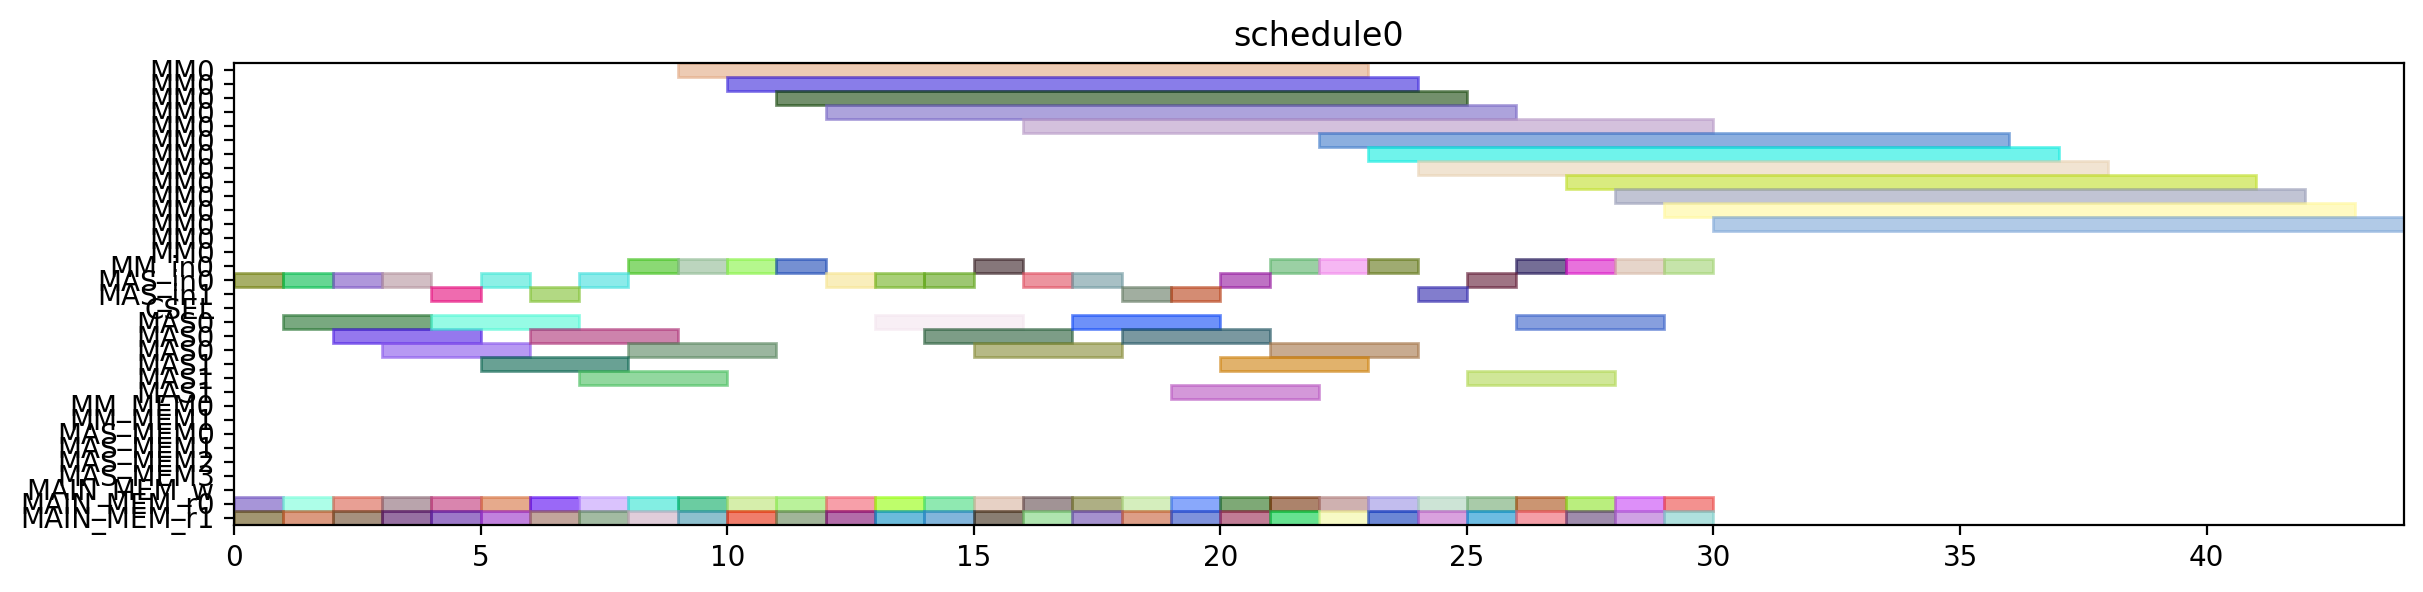

Recreate this plot in Python.
from pyschedule import Scenario, solvers, plotters, alt


def solve():
	horizon = 120
	S = Scenario("schedule0", horizon=horizon)

	# resource
	MM = S.Resources('MM', num=1, size=14)
	MM_in = S.Resources('MM_in', num=1)
	MAS_in = S.Resources('MAS_in', num=2)
	CSEL = S.Resource('CSEL')
	MAS = S.Resources('MAS', num=2, size=3, periods=range(1, horizon))
	MM_MEM = S.Resources('MM_MEM', num=2)
	MAS_MEM = S.Resources('MAS_MEM', num=4)
	MAIN_MEM_w = S.Resource('MAIN_MEM_w', size=1)
	MAIN_MEM_r = S.Resources('MAIN_MEM_r', num=2)

	# result of previous scheduling

	# new tasks
	c_t0_t0_t0 = S.Task('c_t0_t0_t0', length=14, delay_cost=1)
	c_t0_t0_t0 += alt(MM)
	c_t0_t0_t0_in = S.Task('c_t0_t0_t0_in', length=1, delay_cost=1)
	c_t0_t0_t0_in += alt(MM_in)
	S += c_t0_t0_t0_in*MM_in[0]<=c_t0_t0_t0*MM[0]
	c_t0_t0_t0_mem0 = S.Task('c_t0_t0_t0_mem0', length=1, delay_cost=1)
	c_t0_t0_t0_mem0 += MAIN_MEM_r[0]
	S += c_t0_t0_t0_mem0 <= c_t0_t0_t0

	c_t0_t0_t0_mem1 = S.Task('c_t0_t0_t0_mem1', length=1, delay_cost=1)
	c_t0_t0_t0_mem1 += MAIN_MEM_r[1]
	S += c_t0_t0_t0_mem1 <= c_t0_t0_t0

	c_t0_t0_t1 = S.Task('c_t0_t0_t1', length=14, delay_cost=1)
	c_t0_t0_t1 += alt(MM)
	c_t0_t0_t1_in = S.Task('c_t0_t0_t1_in', length=1, delay_cost=1)
	c_t0_t0_t1_in += alt(MM_in)
	S += c_t0_t0_t1_in*MM_in[0]<=c_t0_t0_t1*MM[0]
	c_t0_t0_t1_mem0 = S.Task('c_t0_t0_t1_mem0', length=1, delay_cost=1)
	c_t0_t0_t1_mem0 += MAIN_MEM_r[0]
	S += c_t0_t0_t1_mem0 <= c_t0_t0_t1

	c_t0_t0_t1_mem1 = S.Task('c_t0_t0_t1_mem1', length=1, delay_cost=1)
	c_t0_t0_t1_mem1 += MAIN_MEM_r[1]
	S += c_t0_t0_t1_mem1 <= c_t0_t0_t1

	c_t0_t0_t2 = S.Task('c_t0_t0_t2', length=3, delay_cost=1)
	c_t0_t0_t2 += alt(MAS)
	c_t0_t0_t2_in = S.Task('c_t0_t0_t2_in', length=1, delay_cost=1)
	c_t0_t0_t2_in += alt(MAS_in)
	S += c_t0_t0_t2_in*MAS_in[0]<=c_t0_t0_t2*MAS[0]

	S += c_t0_t0_t2_in*MAS_in[1]<=c_t0_t0_t2*MAS[1]

	c_t0_t0_t2_mem0 = S.Task('c_t0_t0_t2_mem0', length=1, delay_cost=1)
	c_t0_t0_t2_mem0 += MAIN_MEM_r[0]
	S += c_t0_t0_t2_mem0 <= c_t0_t0_t2

	c_t0_t0_t2_mem1 = S.Task('c_t0_t0_t2_mem1', length=1, delay_cost=1)
	c_t0_t0_t2_mem1 += MAIN_MEM_r[1]
	S += c_t0_t0_t2_mem1 <= c_t0_t0_t2

	c_t0_t0_t3 = S.Task('c_t0_t0_t3', length=3, delay_cost=1)
	c_t0_t0_t3 += alt(MAS)
	c_t0_t0_t3_in = S.Task('c_t0_t0_t3_in', length=1, delay_cost=1)
	c_t0_t0_t3_in += alt(MAS_in)
	S += c_t0_t0_t3_in*MAS_in[0]<=c_t0_t0_t3*MAS[0]

	S += c_t0_t0_t3_in*MAS_in[1]<=c_t0_t0_t3*MAS[1]

	c_t0_t0_t3_mem0 = S.Task('c_t0_t0_t3_mem0', length=1, delay_cost=1)
	c_t0_t0_t3_mem0 += MAIN_MEM_r[0]
	S += c_t0_t0_t3_mem0 <= c_t0_t0_t3

	c_t0_t0_t3_mem1 = S.Task('c_t0_t0_t3_mem1', length=1, delay_cost=1)
	c_t0_t0_t3_mem1 += MAIN_MEM_r[1]
	S += c_t0_t0_t3_mem1 <= c_t0_t0_t3

	c_t0_t1_t0 = S.Task('c_t0_t1_t0', length=14, delay_cost=1)
	c_t0_t1_t0 += alt(MM)
	c_t0_t1_t0_in = S.Task('c_t0_t1_t0_in', length=1, delay_cost=1)
	c_t0_t1_t0_in += alt(MM_in)
	S += c_t0_t1_t0_in*MM_in[0]<=c_t0_t1_t0*MM[0]
	c_t0_t1_t0_mem0 = S.Task('c_t0_t1_t0_mem0', length=1, delay_cost=1)
	c_t0_t1_t0_mem0 += MAIN_MEM_r[0]
	S += c_t0_t1_t0_mem0 <= c_t0_t1_t0

	c_t0_t1_t0_mem1 = S.Task('c_t0_t1_t0_mem1', length=1, delay_cost=1)
	c_t0_t1_t0_mem1 += MAIN_MEM_r[1]
	S += c_t0_t1_t0_mem1 <= c_t0_t1_t0

	c_t0_t1_t1 = S.Task('c_t0_t1_t1', length=14, delay_cost=1)
	c_t0_t1_t1 += alt(MM)
	c_t0_t1_t1_in = S.Task('c_t0_t1_t1_in', length=1, delay_cost=1)
	c_t0_t1_t1_in += alt(MM_in)
	S += c_t0_t1_t1_in*MM_in[0]<=c_t0_t1_t1*MM[0]
	c_t0_t1_t1_mem0 = S.Task('c_t0_t1_t1_mem0', length=1, delay_cost=1)
	c_t0_t1_t1_mem0 += MAIN_MEM_r[0]
	S += c_t0_t1_t1_mem0 <= c_t0_t1_t1

	c_t0_t1_t1_mem1 = S.Task('c_t0_t1_t1_mem1', length=1, delay_cost=1)
	c_t0_t1_t1_mem1 += MAIN_MEM_r[1]
	S += c_t0_t1_t1_mem1 <= c_t0_t1_t1

	c_t0_t1_t2 = S.Task('c_t0_t1_t2', length=3, delay_cost=1)
	c_t0_t1_t2 += alt(MAS)
	c_t0_t1_t2_in = S.Task('c_t0_t1_t2_in', length=1, delay_cost=1)
	c_t0_t1_t2_in += alt(MAS_in)
	S += c_t0_t1_t2_in*MAS_in[0]<=c_t0_t1_t2*MAS[0]

	S += c_t0_t1_t2_in*MAS_in[1]<=c_t0_t1_t2*MAS[1]

	c_t0_t1_t2_mem0 = S.Task('c_t0_t1_t2_mem0', length=1, delay_cost=1)
	c_t0_t1_t2_mem0 += MAIN_MEM_r[0]
	S += c_t0_t1_t2_mem0 <= c_t0_t1_t2

	c_t0_t1_t2_mem1 = S.Task('c_t0_t1_t2_mem1', length=1, delay_cost=1)
	c_t0_t1_t2_mem1 += MAIN_MEM_r[1]
	S += c_t0_t1_t2_mem1 <= c_t0_t1_t2

	c_t0_t1_t3 = S.Task('c_t0_t1_t3', length=3, delay_cost=1)
	c_t0_t1_t3 += alt(MAS)
	c_t0_t1_t3_in = S.Task('c_t0_t1_t3_in', length=1, delay_cost=1)
	c_t0_t1_t3_in += alt(MAS_in)
	S += c_t0_t1_t3_in*MAS_in[0]<=c_t0_t1_t3*MAS[0]

	S += c_t0_t1_t3_in*MAS_in[1]<=c_t0_t1_t3*MAS[1]

	c_t0_t1_t3_mem0 = S.Task('c_t0_t1_t3_mem0', length=1, delay_cost=1)
	c_t0_t1_t3_mem0 += MAIN_MEM_r[0]
	S += c_t0_t1_t3_mem0 <= c_t0_t1_t3

	c_t0_t1_t3_mem1 = S.Task('c_t0_t1_t3_mem1', length=1, delay_cost=1)
	c_t0_t1_t3_mem1 += MAIN_MEM_r[1]
	S += c_t0_t1_t3_mem1 <= c_t0_t1_t3

	c_t0_t20 = S.Task('c_t0_t20', length=3, delay_cost=1)
	c_t0_t20 += alt(MAS)
	c_t0_t20_in = S.Task('c_t0_t20_in', length=1, delay_cost=1)
	c_t0_t20_in += alt(MAS_in)
	S += c_t0_t20_in*MAS_in[0]<=c_t0_t20*MAS[0]

	S += c_t0_t20_in*MAS_in[1]<=c_t0_t20*MAS[1]

	c_t0_t20_mem0 = S.Task('c_t0_t20_mem0', length=1, delay_cost=1)
	c_t0_t20_mem0 += MAIN_MEM_r[0]
	S += c_t0_t20_mem0 <= c_t0_t20

	c_t0_t20_mem1 = S.Task('c_t0_t20_mem1', length=1, delay_cost=1)
	c_t0_t20_mem1 += MAIN_MEM_r[1]
	S += c_t0_t20_mem1 <= c_t0_t20

	c_t0_t21 = S.Task('c_t0_t21', length=3, delay_cost=1)
	c_t0_t21 += alt(MAS)
	c_t0_t21_in = S.Task('c_t0_t21_in', length=1, delay_cost=1)
	c_t0_t21_in += alt(MAS_in)
	S += c_t0_t21_in*MAS_in[0]<=c_t0_t21*MAS[0]

	S += c_t0_t21_in*MAS_in[1]<=c_t0_t21*MAS[1]

	c_t0_t21_mem0 = S.Task('c_t0_t21_mem0', length=1, delay_cost=1)
	c_t0_t21_mem0 += MAIN_MEM_r[0]
	S += c_t0_t21_mem0 <= c_t0_t21

	c_t0_t21_mem1 = S.Task('c_t0_t21_mem1', length=1, delay_cost=1)
	c_t0_t21_mem1 += MAIN_MEM_r[1]
	S += c_t0_t21_mem1 <= c_t0_t21

	c_t0_t30 = S.Task('c_t0_t30', length=3, delay_cost=1)
	c_t0_t30 += alt(MAS)
	c_t0_t30_in = S.Task('c_t0_t30_in', length=1, delay_cost=1)
	c_t0_t30_in += alt(MAS_in)
	S += c_t0_t30_in*MAS_in[0]<=c_t0_t30*MAS[0]

	S += c_t0_t30_in*MAS_in[1]<=c_t0_t30*MAS[1]

	c_t0_t30_mem0 = S.Task('c_t0_t30_mem0', length=1, delay_cost=1)
	c_t0_t30_mem0 += MAIN_MEM_r[0]
	S += c_t0_t30_mem0 <= c_t0_t30

	c_t0_t30_mem1 = S.Task('c_t0_t30_mem1', length=1, delay_cost=1)
	c_t0_t30_mem1 += MAIN_MEM_r[1]
	S += c_t0_t30_mem1 <= c_t0_t30

	c_t0_t31 = S.Task('c_t0_t31', length=3, delay_cost=1)
	c_t0_t31 += alt(MAS)
	c_t0_t31_in = S.Task('c_t0_t31_in', length=1, delay_cost=1)
	c_t0_t31_in += alt(MAS_in)
	S += c_t0_t31_in*MAS_in[0]<=c_t0_t31*MAS[0]

	S += c_t0_t31_in*MAS_in[1]<=c_t0_t31*MAS[1]

	c_t0_t31_mem0 = S.Task('c_t0_t31_mem0', length=1, delay_cost=1)
	c_t0_t31_mem0 += MAIN_MEM_r[0]
	S += c_t0_t31_mem0 <= c_t0_t31

	c_t0_t31_mem1 = S.Task('c_t0_t31_mem1', length=1, delay_cost=1)
	c_t0_t31_mem1 += MAIN_MEM_r[1]
	S += c_t0_t31_mem1 <= c_t0_t31

	c_t1_t0_t0 = S.Task('c_t1_t0_t0', length=14, delay_cost=1)
	c_t1_t0_t0 += alt(MM)
	c_t1_t0_t0_in = S.Task('c_t1_t0_t0_in', length=1, delay_cost=1)
	c_t1_t0_t0_in += alt(MM_in)
	S += c_t1_t0_t0_in*MM_in[0]<=c_t1_t0_t0*MM[0]
	c_t1_t0_t0_mem0 = S.Task('c_t1_t0_t0_mem0', length=1, delay_cost=1)
	c_t1_t0_t0_mem0 += MAIN_MEM_r[0]
	S += c_t1_t0_t0_mem0 <= c_t1_t0_t0

	c_t1_t0_t0_mem1 = S.Task('c_t1_t0_t0_mem1', length=1, delay_cost=1)
	c_t1_t0_t0_mem1 += MAIN_MEM_r[1]
	S += c_t1_t0_t0_mem1 <= c_t1_t0_t0

	c_t1_t0_t1 = S.Task('c_t1_t0_t1', length=14, delay_cost=1)
	c_t1_t0_t1 += alt(MM)
	c_t1_t0_t1_in = S.Task('c_t1_t0_t1_in', length=1, delay_cost=1)
	c_t1_t0_t1_in += alt(MM_in)
	S += c_t1_t0_t1_in*MM_in[0]<=c_t1_t0_t1*MM[0]
	c_t1_t0_t1_mem0 = S.Task('c_t1_t0_t1_mem0', length=1, delay_cost=1)
	c_t1_t0_t1_mem0 += MAIN_MEM_r[0]
	S += c_t1_t0_t1_mem0 <= c_t1_t0_t1

	c_t1_t0_t1_mem1 = S.Task('c_t1_t0_t1_mem1', length=1, delay_cost=1)
	c_t1_t0_t1_mem1 += MAIN_MEM_r[1]
	S += c_t1_t0_t1_mem1 <= c_t1_t0_t1

	c_t1_t0_t2 = S.Task('c_t1_t0_t2', length=3, delay_cost=1)
	c_t1_t0_t2 += alt(MAS)
	c_t1_t0_t2_in = S.Task('c_t1_t0_t2_in', length=1, delay_cost=1)
	c_t1_t0_t2_in += alt(MAS_in)
	S += c_t1_t0_t2_in*MAS_in[0]<=c_t1_t0_t2*MAS[0]

	S += c_t1_t0_t2_in*MAS_in[1]<=c_t1_t0_t2*MAS[1]

	c_t1_t0_t2_mem0 = S.Task('c_t1_t0_t2_mem0', length=1, delay_cost=1)
	c_t1_t0_t2_mem0 += MAIN_MEM_r[0]
	S += c_t1_t0_t2_mem0 <= c_t1_t0_t2

	c_t1_t0_t2_mem1 = S.Task('c_t1_t0_t2_mem1', length=1, delay_cost=1)
	c_t1_t0_t2_mem1 += MAIN_MEM_r[1]
	S += c_t1_t0_t2_mem1 <= c_t1_t0_t2

	c_t1_t0_t3 = S.Task('c_t1_t0_t3', length=3, delay_cost=1)
	c_t1_t0_t3 += alt(MAS)
	c_t1_t0_t3_in = S.Task('c_t1_t0_t3_in', length=1, delay_cost=1)
	c_t1_t0_t3_in += alt(MAS_in)
	S += c_t1_t0_t3_in*MAS_in[0]<=c_t1_t0_t3*MAS[0]

	S += c_t1_t0_t3_in*MAS_in[1]<=c_t1_t0_t3*MAS[1]

	c_t1_t0_t3_mem0 = S.Task('c_t1_t0_t3_mem0', length=1, delay_cost=1)
	c_t1_t0_t3_mem0 += MAIN_MEM_r[0]
	S += c_t1_t0_t3_mem0 <= c_t1_t0_t3

	c_t1_t0_t3_mem1 = S.Task('c_t1_t0_t3_mem1', length=1, delay_cost=1)
	c_t1_t0_t3_mem1 += MAIN_MEM_r[1]
	S += c_t1_t0_t3_mem1 <= c_t1_t0_t3

	c_t1_t1_t0 = S.Task('c_t1_t1_t0', length=14, delay_cost=1)
	c_t1_t1_t0 += alt(MM)
	c_t1_t1_t0_in = S.Task('c_t1_t1_t0_in', length=1, delay_cost=1)
	c_t1_t1_t0_in += alt(MM_in)
	S += c_t1_t1_t0_in*MM_in[0]<=c_t1_t1_t0*MM[0]
	c_t1_t1_t0_mem0 = S.Task('c_t1_t1_t0_mem0', length=1, delay_cost=1)
	c_t1_t1_t0_mem0 += MAIN_MEM_r[0]
	S += c_t1_t1_t0_mem0 <= c_t1_t1_t0

	c_t1_t1_t0_mem1 = S.Task('c_t1_t1_t0_mem1', length=1, delay_cost=1)
	c_t1_t1_t0_mem1 += MAIN_MEM_r[1]
	S += c_t1_t1_t0_mem1 <= c_t1_t1_t0

	c_t1_t1_t1 = S.Task('c_t1_t1_t1', length=14, delay_cost=1)
	c_t1_t1_t1 += alt(MM)
	c_t1_t1_t1_in = S.Task('c_t1_t1_t1_in', length=1, delay_cost=1)
	c_t1_t1_t1_in += alt(MM_in)
	S += c_t1_t1_t1_in*MM_in[0]<=c_t1_t1_t1*MM[0]
	c_t1_t1_t1_mem0 = S.Task('c_t1_t1_t1_mem0', length=1, delay_cost=1)
	c_t1_t1_t1_mem0 += MAIN_MEM_r[0]
	S += c_t1_t1_t1_mem0 <= c_t1_t1_t1

	c_t1_t1_t1_mem1 = S.Task('c_t1_t1_t1_mem1', length=1, delay_cost=1)
	c_t1_t1_t1_mem1 += MAIN_MEM_r[1]
	S += c_t1_t1_t1_mem1 <= c_t1_t1_t1

	c_t1_t1_t2 = S.Task('c_t1_t1_t2', length=3, delay_cost=1)
	c_t1_t1_t2 += alt(MAS)
	c_t1_t1_t2_in = S.Task('c_t1_t1_t2_in', length=1, delay_cost=1)
	c_t1_t1_t2_in += alt(MAS_in)
	S += c_t1_t1_t2_in*MAS_in[0]<=c_t1_t1_t2*MAS[0]

	S += c_t1_t1_t2_in*MAS_in[1]<=c_t1_t1_t2*MAS[1]

	c_t1_t1_t2_mem0 = S.Task('c_t1_t1_t2_mem0', length=1, delay_cost=1)
	c_t1_t1_t2_mem0 += MAIN_MEM_r[0]
	S += c_t1_t1_t2_mem0 <= c_t1_t1_t2

	c_t1_t1_t2_mem1 = S.Task('c_t1_t1_t2_mem1', length=1, delay_cost=1)
	c_t1_t1_t2_mem1 += MAIN_MEM_r[1]
	S += c_t1_t1_t2_mem1 <= c_t1_t1_t2

	c_t1_t1_t3 = S.Task('c_t1_t1_t3', length=3, delay_cost=1)
	c_t1_t1_t3 += alt(MAS)
	c_t1_t1_t3_in = S.Task('c_t1_t1_t3_in', length=1, delay_cost=1)
	c_t1_t1_t3_in += alt(MAS_in)
	S += c_t1_t1_t3_in*MAS_in[0]<=c_t1_t1_t3*MAS[0]

	S += c_t1_t1_t3_in*MAS_in[1]<=c_t1_t1_t3*MAS[1]

	c_t1_t1_t3_mem0 = S.Task('c_t1_t1_t3_mem0', length=1, delay_cost=1)
	c_t1_t1_t3_mem0 += MAIN_MEM_r[0]
	S += c_t1_t1_t3_mem0 <= c_t1_t1_t3

	c_t1_t1_t3_mem1 = S.Task('c_t1_t1_t3_mem1', length=1, delay_cost=1)
	c_t1_t1_t3_mem1 += MAIN_MEM_r[1]
	S += c_t1_t1_t3_mem1 <= c_t1_t1_t3

	c_t1_t20 = S.Task('c_t1_t20', length=3, delay_cost=1)
	c_t1_t20 += alt(MAS)
	c_t1_t20_in = S.Task('c_t1_t20_in', length=1, delay_cost=1)
	c_t1_t20_in += alt(MAS_in)
	S += c_t1_t20_in*MAS_in[0]<=c_t1_t20*MAS[0]

	S += c_t1_t20_in*MAS_in[1]<=c_t1_t20*MAS[1]

	c_t1_t20_mem0 = S.Task('c_t1_t20_mem0', length=1, delay_cost=1)
	c_t1_t20_mem0 += MAIN_MEM_r[0]
	S += c_t1_t20_mem0 <= c_t1_t20

	c_t1_t20_mem1 = S.Task('c_t1_t20_mem1', length=1, delay_cost=1)
	c_t1_t20_mem1 += MAIN_MEM_r[1]
	S += c_t1_t20_mem1 <= c_t1_t20

	c_t1_t21 = S.Task('c_t1_t21', length=3, delay_cost=1)
	c_t1_t21 += alt(MAS)
	c_t1_t21_in = S.Task('c_t1_t21_in', length=1, delay_cost=1)
	c_t1_t21_in += alt(MAS_in)
	S += c_t1_t21_in*MAS_in[0]<=c_t1_t21*MAS[0]

	S += c_t1_t21_in*MAS_in[1]<=c_t1_t21*MAS[1]

	c_t1_t21_mem0 = S.Task('c_t1_t21_mem0', length=1, delay_cost=1)
	c_t1_t21_mem0 += MAIN_MEM_r[0]
	S += c_t1_t21_mem0 <= c_t1_t21

	c_t1_t21_mem1 = S.Task('c_t1_t21_mem1', length=1, delay_cost=1)
	c_t1_t21_mem1 += MAIN_MEM_r[1]
	S += c_t1_t21_mem1 <= c_t1_t21

	c_t1_t30 = S.Task('c_t1_t30', length=3, delay_cost=1)
	c_t1_t30 += alt(MAS)
	c_t1_t30_in = S.Task('c_t1_t30_in', length=1, delay_cost=1)
	c_t1_t30_in += alt(MAS_in)
	S += c_t1_t30_in*MAS_in[0]<=c_t1_t30*MAS[0]

	S += c_t1_t30_in*MAS_in[1]<=c_t1_t30*MAS[1]

	c_t1_t30_mem0 = S.Task('c_t1_t30_mem0', length=1, delay_cost=1)
	c_t1_t30_mem0 += MAIN_MEM_r[0]
	S += c_t1_t30_mem0 <= c_t1_t30

	c_t1_t30_mem1 = S.Task('c_t1_t30_mem1', length=1, delay_cost=1)
	c_t1_t30_mem1 += MAIN_MEM_r[1]
	S += c_t1_t30_mem1 <= c_t1_t30

	c_t1_t31 = S.Task('c_t1_t31', length=3, delay_cost=1)
	c_t1_t31 += alt(MAS)
	c_t1_t31_in = S.Task('c_t1_t31_in', length=1, delay_cost=1)
	c_t1_t31_in += alt(MAS_in)
	S += c_t1_t31_in*MAS_in[0]<=c_t1_t31*MAS[0]

	S += c_t1_t31_in*MAS_in[1]<=c_t1_t31*MAS[1]

	c_t1_t31_mem0 = S.Task('c_t1_t31_mem0', length=1, delay_cost=1)
	c_t1_t31_mem0 += MAIN_MEM_r[0]
	S += c_t1_t31_mem0 <= c_t1_t31

	c_t1_t31_mem1 = S.Task('c_t1_t31_mem1', length=1, delay_cost=1)
	c_t1_t31_mem1 += MAIN_MEM_r[1]
	S += c_t1_t31_mem1 <= c_t1_t31

	c_t2_t0_t0 = S.Task('c_t2_t0_t0', length=14, delay_cost=1)
	c_t2_t0_t0 += alt(MM)
	c_t2_t0_t0_in = S.Task('c_t2_t0_t0_in', length=1, delay_cost=1)
	c_t2_t0_t0_in += alt(MM_in)
	S += c_t2_t0_t0_in*MM_in[0]<=c_t2_t0_t0*MM[0]
	c_t2_t0_t0_mem0 = S.Task('c_t2_t0_t0_mem0', length=1, delay_cost=1)
	c_t2_t0_t0_mem0 += MAIN_MEM_r[0]
	S += c_t2_t0_t0_mem0 <= c_t2_t0_t0

	c_t2_t0_t0_mem1 = S.Task('c_t2_t0_t0_mem1', length=1, delay_cost=1)
	c_t2_t0_t0_mem1 += MAIN_MEM_r[1]
	S += c_t2_t0_t0_mem1 <= c_t2_t0_t0

	c_t2_t0_t1 = S.Task('c_t2_t0_t1', length=14, delay_cost=1)
	c_t2_t0_t1 += alt(MM)
	c_t2_t0_t1_in = S.Task('c_t2_t0_t1_in', length=1, delay_cost=1)
	c_t2_t0_t1_in += alt(MM_in)
	S += c_t2_t0_t1_in*MM_in[0]<=c_t2_t0_t1*MM[0]
	c_t2_t0_t1_mem0 = S.Task('c_t2_t0_t1_mem0', length=1, delay_cost=1)
	c_t2_t0_t1_mem0 += MAIN_MEM_r[0]
	S += c_t2_t0_t1_mem0 <= c_t2_t0_t1

	c_t2_t0_t1_mem1 = S.Task('c_t2_t0_t1_mem1', length=1, delay_cost=1)
	c_t2_t0_t1_mem1 += MAIN_MEM_r[1]
	S += c_t2_t0_t1_mem1 <= c_t2_t0_t1

	c_t2_t0_t2 = S.Task('c_t2_t0_t2', length=3, delay_cost=1)
	c_t2_t0_t2 += alt(MAS)
	c_t2_t0_t2_in = S.Task('c_t2_t0_t2_in', length=1, delay_cost=1)
	c_t2_t0_t2_in += alt(MAS_in)
	S += c_t2_t0_t2_in*MAS_in[0]<=c_t2_t0_t2*MAS[0]

	S += c_t2_t0_t2_in*MAS_in[1]<=c_t2_t0_t2*MAS[1]

	c_t2_t0_t2_mem0 = S.Task('c_t2_t0_t2_mem0', length=1, delay_cost=1)
	c_t2_t0_t2_mem0 += MAIN_MEM_r[0]
	S += c_t2_t0_t2_mem0 <= c_t2_t0_t2

	c_t2_t0_t2_mem1 = S.Task('c_t2_t0_t2_mem1', length=1, delay_cost=1)
	c_t2_t0_t2_mem1 += MAIN_MEM_r[1]
	S += c_t2_t0_t2_mem1 <= c_t2_t0_t2

	c_t2_t0_t3 = S.Task('c_t2_t0_t3', length=3, delay_cost=1)
	c_t2_t0_t3 += alt(MAS)
	c_t2_t0_t3_in = S.Task('c_t2_t0_t3_in', length=1, delay_cost=1)
	c_t2_t0_t3_in += alt(MAS_in)
	S += c_t2_t0_t3_in*MAS_in[0]<=c_t2_t0_t3*MAS[0]

	S += c_t2_t0_t3_in*MAS_in[1]<=c_t2_t0_t3*MAS[1]

	c_t2_t0_t3_mem0 = S.Task('c_t2_t0_t3_mem0', length=1, delay_cost=1)
	c_t2_t0_t3_mem0 += MAIN_MEM_r[0]
	S += c_t2_t0_t3_mem0 <= c_t2_t0_t3

	c_t2_t0_t3_mem1 = S.Task('c_t2_t0_t3_mem1', length=1, delay_cost=1)
	c_t2_t0_t3_mem1 += MAIN_MEM_r[1]
	S += c_t2_t0_t3_mem1 <= c_t2_t0_t3

	c_t2_t1_t0 = S.Task('c_t2_t1_t0', length=14, delay_cost=1)
	c_t2_t1_t0 += alt(MM)
	c_t2_t1_t0_in = S.Task('c_t2_t1_t0_in', length=1, delay_cost=1)
	c_t2_t1_t0_in += alt(MM_in)
	S += c_t2_t1_t0_in*MM_in[0]<=c_t2_t1_t0*MM[0]
	c_t2_t1_t0_mem0 = S.Task('c_t2_t1_t0_mem0', length=1, delay_cost=1)
	c_t2_t1_t0_mem0 += MAIN_MEM_r[0]
	S += c_t2_t1_t0_mem0 <= c_t2_t1_t0

	c_t2_t1_t0_mem1 = S.Task('c_t2_t1_t0_mem1', length=1, delay_cost=1)
	c_t2_t1_t0_mem1 += MAIN_MEM_r[1]
	S += c_t2_t1_t0_mem1 <= c_t2_t1_t0

	c_t2_t1_t1 = S.Task('c_t2_t1_t1', length=14, delay_cost=1)
	c_t2_t1_t1 += alt(MM)
	c_t2_t1_t1_in = S.Task('c_t2_t1_t1_in', length=1, delay_cost=1)
	c_t2_t1_t1_in += alt(MM_in)
	S += c_t2_t1_t1_in*MM_in[0]<=c_t2_t1_t1*MM[0]
	c_t2_t1_t1_mem0 = S.Task('c_t2_t1_t1_mem0', length=1, delay_cost=1)
	c_t2_t1_t1_mem0 += MAIN_MEM_r[0]
	S += c_t2_t1_t1_mem0 <= c_t2_t1_t1

	c_t2_t1_t1_mem1 = S.Task('c_t2_t1_t1_mem1', length=1, delay_cost=1)
	c_t2_t1_t1_mem1 += MAIN_MEM_r[1]
	S += c_t2_t1_t1_mem1 <= c_t2_t1_t1

	solvers.mip.solve(S,msg=1,kind='CPLEX',ratio_gap=1.01)

	solution = [['hoge']*len(S.solution()[1]) for i in range(len(S.solution()))]
	for i in range(len(S.solution())):
		for j in range(len(S.solution()[i])):
			solution[i][j]=str(S.solution()[i][j])
	print(solution)

	cycles = int(solution[-1][3])

	pic_file_name = "/mnt/rose/usr1/fukuda/ABE/multiRAM_multiMAS_16mux/scheduling_result/stage14MM1_stage3MAS2/MUL/schedule0.png"
	if(S.solution() != []):
		plotters.matplotlib.plot(S,img_filename=pic_file_name, show_task_labels=False, fig_size=(cycles*0.25+3, 3))

	return solution
